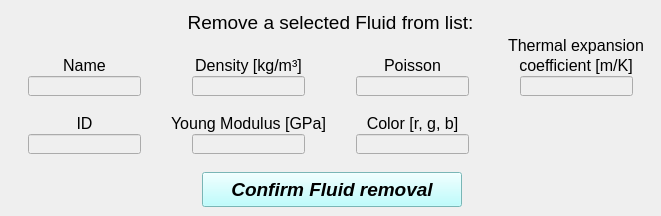
    <widget class="QWidget" name="tab_remove_material">
     <attribute name="title">
      <string>Delete</string>
     </attribute>
     <widget class="QLabel" name="Edit_mat_label_2">
      <property name="geometry">
       <rect>
        <x>146</x>
        <y>8</y>
        <width>369</width>
        <height>29</height>
       </rect>
      </property>
      <property name="font">
       <font>
        <pointsize>11</pointsize>
       </font>
      </property>
      <property name="text">
       <string>&lt;html&gt;&lt;head/&gt;&lt;body&gt;&lt;p align=&quot;center&quot;&gt;&lt;span style=&quot; font-size:14pt; font-style:normal;&quot;&gt;Remove a selected Fluid from list:&lt;/span&gt;&lt;/p&gt;&lt;/body&gt;&lt;/html&gt;</string>
      </property>
      <property name="textFormat">
       <enum>Qt::AutoText</enum>
      </property>
      <property name="alignment">
       <set>Qt::AlignCenter</set>
      </property>
     </widget>
     <widget class="QPushButton" name="pushButton_confirm_material_removal">
      <property name="enabled">
       <bool>true</bool>
      </property>
      <property name="geometry">
       <rect>
        <x>202</x>
        <y>172</y>
        <width>260</width>
        <height>35</height>
       </rect>
      </property>
      <property name="minimumSize">
       <size>
        <width>260</width>
        <height>35</height>
       </size>
      </property>
      <property name="maximumSize">
       <size>
        <width>260</width>
        <height>35</height>
       </size>
      </property>
      <property name="font">
       <font>
        <family>Arial</family>
        <pointsize>14</pointsize>
        <weight>75</weight>
        <italic>true</italic>
        <bold>true</bold>
        <stylestrategy>PreferDefault</stylestrategy>
       </font>
      </property>
      <property name="cursor">
       <cursorShape>ArrowCursor</cursorShape>
      </property>
      <property name="layoutDirection">
       <enum>Qt::LeftToRight</enum>
      </property>
      <property name="autoFillBackground">
       <bool>false</bool>
      </property>
      <property name="styleSheet">
       <string notr="true">background-color: rgb(170, 255, 255);</string>
      </property>
      <property name="text">
       <string>Confirm Fluid removal</string>
      </property>
      <property name="shortcut">
       <string>Shift+A</string>
      </property>
      <property name="checkable">
       <bool>false</bool>
      </property>
      <property name="autoDefault">
       <bool>true</bool>
      </property>
      <property name="default">
       <bool>false</bool>
      </property>
      <property name="flat">
       <bool>false</bool>
      </property>
     </widget>
     <widget class="QLabel" name="thermal_expansion_label_3">
      <property name="geometry">
       <rect>
        <x>500</x>
        <y>36</y>
        <width>152</width>
        <height>20</height>
       </rect>
      </property>
      <property name="text">
       <string>&lt;html&gt;&lt;head/&gt;&lt;body&gt;&lt;p align=&quot;center&quot;&gt;&lt;span style=&quot; font-size:12pt; font-style:normal;&quot;&gt;Thermal expansion&lt;/span&gt;&lt;/p&gt;&lt;/body&gt;&lt;/html&gt;</string>
      </property>
     </widget>
     <widget class="QLineEdit" name="lineEdit_color_remove">
      <property name="enabled">
       <bool>false</bool>
      </property>
      <property name="geometry">
       <rect>
        <x>356</x>
        <y>134</y>
        <width>113</width>
        <height>20</height>
       </rect>
      </property>
      <property name="font">
       <font>
        <family>Arial</family>
        <pointsize>11</pointsize>
        <weight>75</weight>
        <italic>false</italic>
        <bold>true</bold>
       </font>
      </property>
      <property name="alignment">
       <set>Qt::AlignCenter</set>
      </property>
     </widget>
     <widget class="QLineEdit" name="lineEdit_poisson_remove">
      <property name="enabled">
       <bool>false</bool>
      </property>
      <property name="geometry">
       <rect>
        <x>356</x>
        <y>76</y>
        <width>113</width>
        <height>20</height>
       </rect>
      </property>
      <property name="font">
       <font>
        <family>Arial</family>
        <pointsize>11</pointsize>
        <weight>75</weight>
        <italic>false</italic>
        <bold>true</bold>
       </font>
      </property>
      <property name="alignment">
       <set>Qt::AlignCenter</set>
      </property>
     </widget>
     <widget class="QLabel" name="coefficient_mK_3">
      <property name="geometry">
       <rect>
        <x>500</x>
        <y>56</y>
        <width>152</width>
        <height>20</height>
       </rect>
      </property>
      <property name="text">
       <string>&lt;html&gt;&lt;head/&gt;&lt;body&gt;&lt;p align=&quot;center&quot;&gt;&lt;span style=&quot; font-size:12pt; font-style:normal;&quot;&gt;coefficient [m/K]&lt;/span&gt;&lt;/p&gt;&lt;/body&gt;&lt;/html&gt;</string>
      </property>
     </widget>
     <widget class="QLineEdit" name="lineEdit_id_remove">
      <property name="enabled">
       <bool>false</bool>
      </property>
      <property name="geometry">
       <rect>
        <x>28</x>
        <y>134</y>
        <width>113</width>
        <height>20</height>
       </rect>
      </property>
      <property name="font">
       <font>
        <family>Arial</family>
        <pointsize>11</pointsize>
        <weight>75</weight>
        <italic>false</italic>
        <bold>true</bold>
       </font>
      </property>
      <property name="alignment">
       <set>Qt::AlignCenter</set>
      </property>
     </widget>
     <widget class="QLineEdit" name="lineEdit_name_remove">
      <property name="enabled">
       <bool>false</bool>
      </property>
      <property name="geometry">
       <rect>
        <x>28</x>
        <y>76</y>
        <width>113</width>
        <height>20</height>
       </rect>
      </property>
      <property name="font">
       <font>
        <family>Arial</family>
        <pointsize>11</pointsize>
        <weight>75</weight>
        <italic>false</italic>
        <bold>true</bold>
       </font>
      </property>
      <property name="alignment">
       <set>Qt::AlignCenter</set>
      </property>
     </widget>
     <widget class="QLabel" name="density_label_3">
      <property name="geometry">
       <rect>
        <x>174</x>
        <y>56</y>
        <width>149</width>
        <height>20</height>
       </rect>
      </property>
      <property name="text">
       <string>&lt;html&gt;&lt;head/&gt;&lt;body&gt;&lt;p align=&quot;center&quot;&gt;&lt;span style=&quot; font-size:12pt; font-style:normal;&quot;&gt;Density [kg/m³]&lt;/span&gt;&lt;/p&gt;&lt;/body&gt;&lt;/html&gt;</string>
      </property>
     </widget>
     <widget class="QLineEdit" name="lineEdit_density_remove">
      <property name="enabled">
       <bool>false</bool>
      </property>
      <property name="geometry">
       <rect>
        <x>192</x>
        <y>76</y>
        <width>113</width>
        <height>20</height>
       </rect>
      </property>
      <property name="font">
       <font>
        <family>Arial</family>
        <pointsize>11</pointsize>
        <weight>75</weight>
        <italic>false</italic>
        <bold>true</bold>
       </font>
      </property>
      <property name="alignment">
       <set>Qt::AlignCenter</set>
      </property>
     </widget>
     <widget class="QLineEdit" name="lineEdit_youngModulus_remove">
      <property name="enabled">
       <bool>false</bool>
      </property>
      <property name="geometry">
       <rect>
        <x>192</x>
        <y>134</y>
        <width>113</width>
        <height>20</height>
       </rect>
      </property>
      <property name="font">
       <font>
        <family>Arial</family>
        <pointsize>11</pointsize>
        <weight>75</weight>
        <italic>false</italic>
        <bold>true</bold>
       </font>
      </property>
      <property name="alignment">
       <set>Qt::AlignCenter</set>
      </property>
     </widget>
     <widget class="QLabel" name="ID_label_3">
      <property name="geometry">
       <rect>
        <x>62</x>
        <y>114</y>
        <width>45</width>
        <height>20</height>
       </rect>
      </property>
      <property name="text">
       <string>&lt;html&gt;&lt;head/&gt;&lt;body&gt;&lt;p align=&quot;center&quot;&gt;&lt;span style=&quot; font-size:12pt; font-style:normal;&quot;&gt;ID&lt;/span&gt;&lt;/p&gt;&lt;/body&gt;&lt;/html&gt;</string>
      </property>
     </widget>
     <widget class="QLabel" name="Name_label_3">
      <property name="geometry">
       <rect>
        <x>60</x>
        <y>56</y>
        <width>49</width>
        <height>20</height>
       </rect>
      </property>
      <property name="text">
       <string>&lt;html&gt;&lt;head/&gt;&lt;body&gt;&lt;p align=&quot;center&quot;&gt;&lt;span style=&quot; font-size:12pt; font-style:normal;&quot;&gt;Name&lt;/span&gt;&lt;/p&gt;&lt;/body&gt;&lt;/html&gt;</string>
      </property>
     </widget>
     <widget class="QLineEdit" name="lineEdit_thermal_expansion_coefficient_remove">
      <property name="enabled">
       <bool>false</bool>
      </property>
      <property name="geometry">
       <rect>
        <x>520</x>
        <y>76</y>
        <width>113</width>
        <height>20</height>
       </rect>
      </property>
      <property name="font">
       <font>
        <family>Arial</family>
        <pointsize>11</pointsize>
        <weight>75</weight>
        <italic>false</italic>
        <bold>true</bold>
       </font>
      </property>
      <property name="alignment">
       <set>Qt::AlignCenter</set>
      </property>
     </widget>
     <widget class="QLabel" name="YoungMod_label_3">
      <property name="geometry">
       <rect>
        <x>162</x>
        <y>114</y>
        <width>173</width>
        <height>20</height>
       </rect>
      </property>
      <property name="font">
       <font>
        <italic>false</italic>
       </font>
      </property>
      <property name="text">
       <string>&lt;html&gt;&lt;head/&gt;&lt;body&gt;&lt;p align=&quot;center&quot;&gt;&lt;span style=&quot; font-size:12pt;&quot;&gt;Young Modulus [GPa]&lt;/span&gt;&lt;/p&gt;&lt;/body&gt;&lt;/html&gt;</string>
      </property>
     </widget>
     <widget class="QLabel" name="color_label_4">
      <property name="geometry">
       <rect>
        <x>356</x>
        <y>114</y>
        <width>113</width>
        <height>20</height>
       </rect>
      </property>
      <property name="text">
       <string>&lt;html&gt;&lt;head/&gt;&lt;body&gt;&lt;p align=&quot;center&quot;&gt;&lt;span style=&quot; font-size:12pt; font-style:normal;&quot;&gt;Color [r, g, b]&lt;/span&gt;&lt;/p&gt;&lt;/body&gt;&lt;/html&gt;</string>
      </property>
     </widget>
     <widget class="QLabel" name="poisson_label_5">
      <property name="geometry">
       <rect>
        <x>378</x>
        <y>56</y>
        <width>69</width>
        <height>20</height>
       </rect>
      </property>
      <property name="text">
       <string>&lt;html&gt;&lt;head/&gt;&lt;body&gt;&lt;p align=&quot;center&quot;&gt;&lt;span style=&quot; font-size:12pt; font-style:normal;&quot;&gt;Poisson&lt;/span&gt;&lt;/p&gt;&lt;/body&gt;&lt;/html&gt;</string>
      </property>
     </widget>
    </widget>
